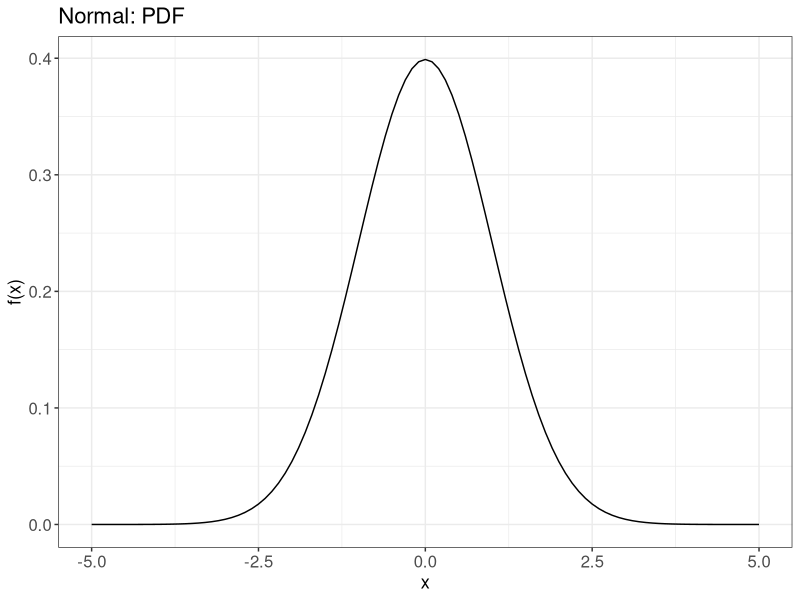
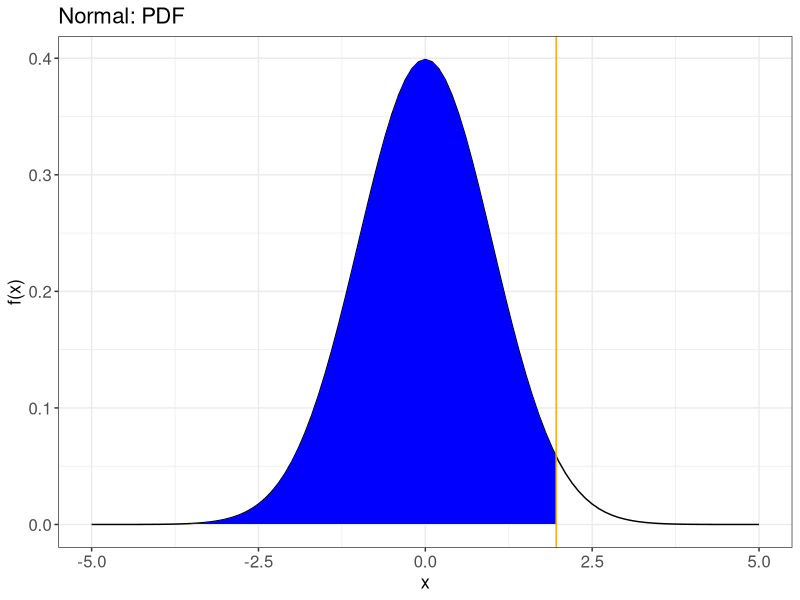
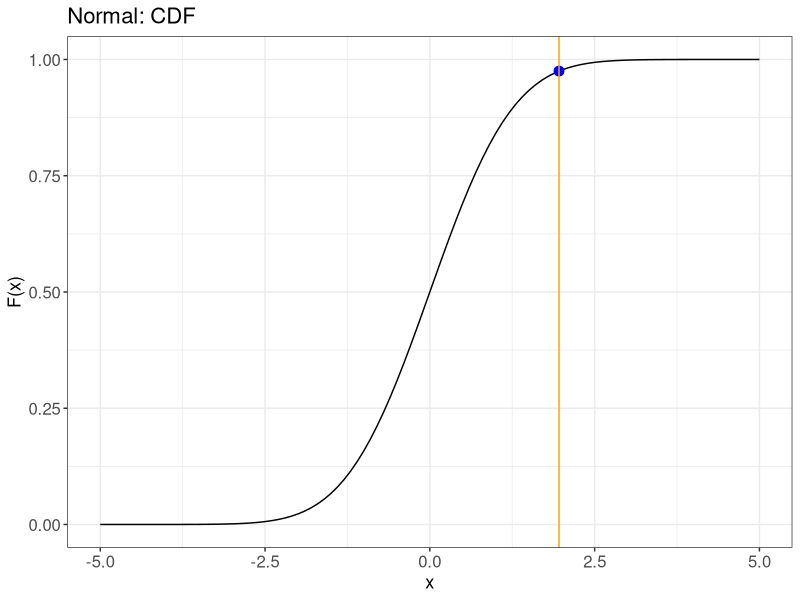
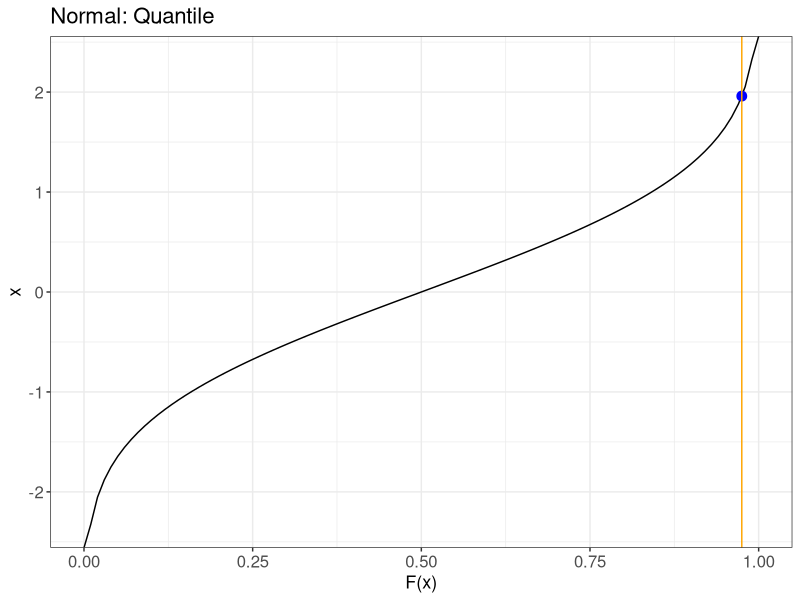
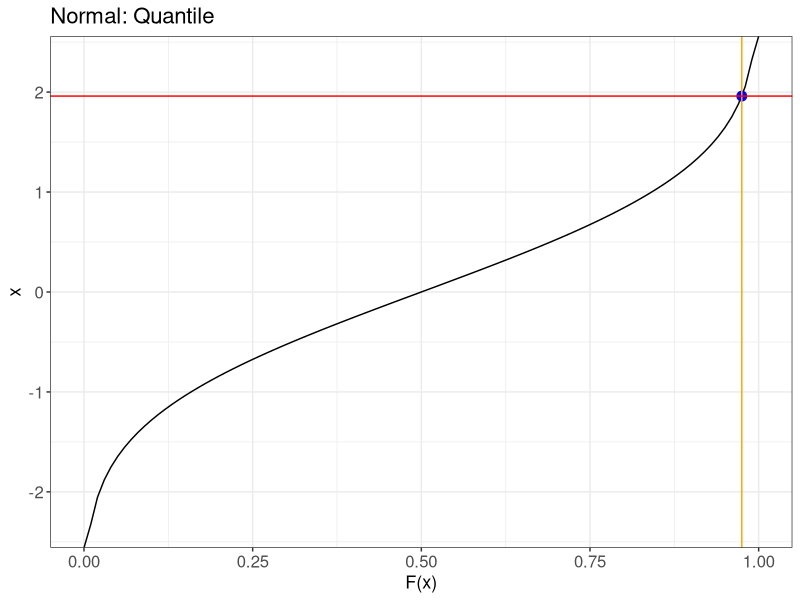
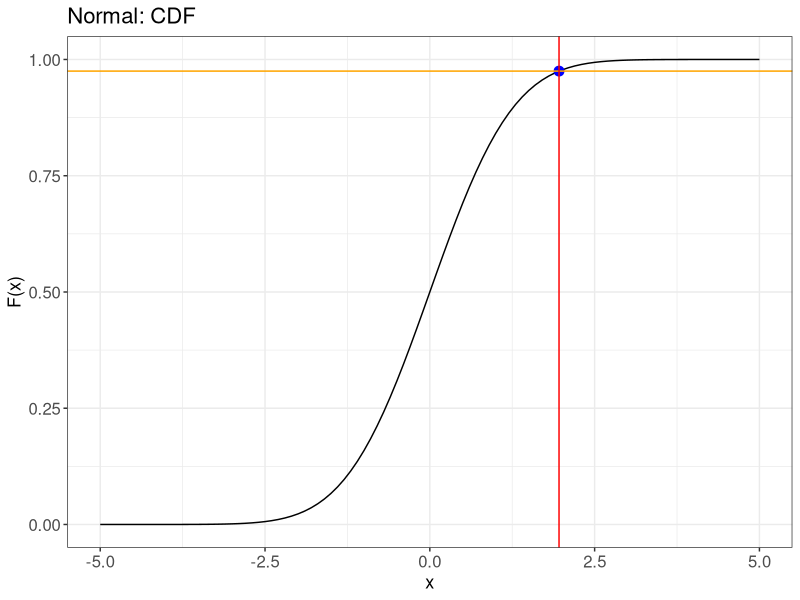
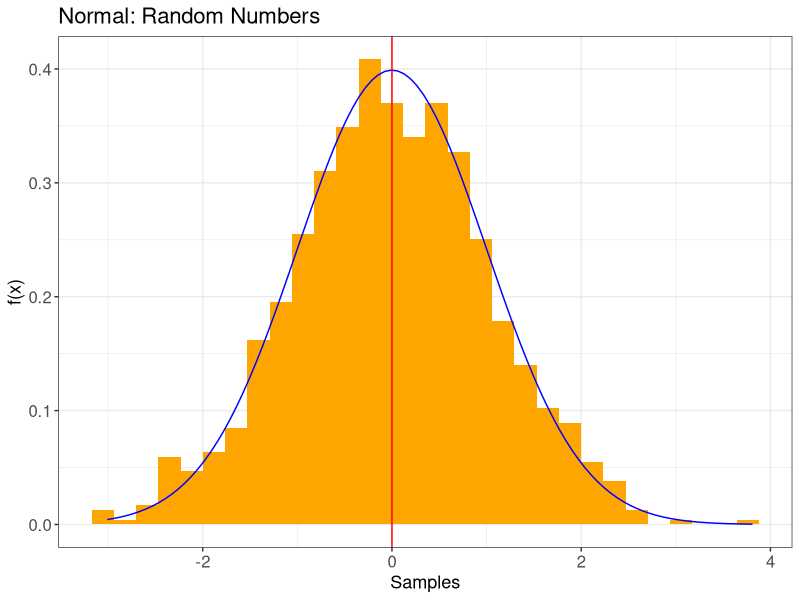

These charts were generated, in order, by the following R code: (Note: this script raises an error after producing the figures.)
## ---- chunk 1
set.seed(55)
rnorm(1)

set.seed(55)
rnorm(1)
## ---- chunk 2
0 /10
6 / 10
9 / 10

## ---- chunk 3
12 %% 7
## ---- chunk 4
outer(1:5, 1:5, `*`)
## ---- chunk 5
mod_table = data.frame(outer(1:9, 2:9, `%%`))
colnames(mod_table) = paste0("mod ", seq_len(ncol(mod_table)) + 1)
rownames(mod_table) = paste0("x = ", seq_len(nrow(mod_table)))

knitr::kable(mod_table)
## ---- chunk 6
# Setup values
a = 5181215173
c = 12581
m = 2^32

# Initial Seed
seed = as.numeric(Sys.time()) * 1000

# Pre-allocation of numeric vector
x = numeric(length = 2)
  
# Set initial value
x[1] = seed
x[2] = (a * x[1] + c) %% m

x

# Real number
r = x[2]/m 

r
## ---- chunk 7
# Set seed for reproducibility
set.seed(90210)

# Sample values without replacement
sample(x = 8, size = 4, replace = FALSE)

# Sample values without replacement
sample(x = 8, size = 8, replace = FALSE)

# Sample values without replacement
# sample(x = 8, size = 10, replace = FALSE)
## ---- chunk 8
# Set seed for reproducibility
set.seed(42)

# Sample values without replacement
sample(x = c("heads", "tails"), size = 1, replace = FALSE)
## ---- chunk 9
# Set a seed to control reproducibility
set.seed(385)

## ---- chunk 10
# Set seed for reproducibility
set.seed(5318008)

# Sample numbers with replacement
sample(x = 10, size = 20, replace = TRUE)
## ---- chunk 11
# Set seed for reproducibility
set.seed(376006)

# Sample characters with replacement
sample(x = c("heads", "tails"), size = 10, replace = TRUE, prob = c(0.4, 0.6))
## ---- chunk 12
set.seed(8888)


probs_values = c(0.1, 0.3, 0.1, 0.15, 0.15, 0.2)

sum(probs_values)
## ---- chunk 13
output = sample(x = 6, size = 10, replace = TRUE, prob = c(0.1, 0.3, 0.1, 0.15, 0.15, 0.2))
## ---- chunk 14
table(output)
## ---- chunk 15
prop.table(table(output))
probs_values
## ---- chunk 16
output = sample(x = 6, size = 1000, replace = TRUE, prob = c(0.1, 0.3, 0.1, 0.15, 0.15, 0.2))
## ---- chunk 17
table(output)
## ---- chunk 18
prop.table(table(output))
probs_values
## ---- chunk 19
# Normal PDF
dnorm(c(-1, 0, 1))

# Normal CDF
pnorm(c(-1, 0, 1))

# Normal iCDF
qnorm(c(0.15, 0.5, 0.84))

# Normal RNG
set.seed(15)   # Set seed to ensure reproducibility
rnorm(2)
## ---- chunk 20
library("ggplot2")

ggplot(data.frame(x = c(-5, 5)), aes(x)) +
  stat_function(fun = dnorm) + 
  labs(title = "Normal: PDF", y = "f(x)", x = "x") + 
  theme_bw() +
  theme(axis.text = element_text(size = 12),
        axis.title = element_text(size = 13),
        plot.title = element_text(size = 16))
## ---- chunk 21
library("ggplot2")

ggplot(data.frame(x = c(-5, 5)), aes(x)) +
  stat_function(fun = dnorm)+ 
  stat_function(fun = dnorm, 
                xlim = c(-5, 1.96),
                geom = "area",
                fill = "blue") +
  geom_vline(xintercept = 1.96, color = "orange") +
  labs(title = "Normal: PDF", y = "f(x)", x = "x") + 
  theme_bw() +
  theme(axis.text = element_text(size = 12),
        axis.title = element_text(size = 13),
        plot.title = element_text(size = 16))

## ---- chunk 22
ggplot(data.frame(x = c(-5, 5)), aes(x)) +
  stat_function(fun = pnorm) +
  geom_point(data = data.frame(x = 1.96, y = pnorm(1.96)), aes(y = y), 
             color = "blue", size = 3) +
  geom_vline(xintercept = 1.96, color = "orange") +
  labs(title = "Normal: CDF", y = "F(x)", x = "x") + 
  theme_bw() +
  theme(axis.text = element_text(size = 12),
        axis.title = element_text(size = 13),
        plot.title = element_text(size = 16))
## ---- chunk 23
ggplot(data.frame(x = c(0, 1)), aes(x)) +
  stat_function(fun = qnorm) +
  labs(title = "Normal: Quantile", y = "x", x = "F(x)")  + 
  geom_point(data = data.frame(x = 0.975, y = qnorm(0.975)), aes(y = y), 
             color = "blue", size = 3) +
  geom_vline(xintercept = 0.975, color = "orange") + 
  theme_bw() +
  theme(axis.text = element_text(size = 12),
        axis.title = element_text(size = 13),
        plot.title = element_text(size = 16))
## ---- chunk 24
ggplot(data.frame(x = c(0, 1)), aes(x)) +
  stat_function(fun = qnorm) +
  labs(title = "Normal: Quantile", y = "x", x = "F(x)")  + 
  geom_point(data = data.frame(x = 0.975, y = qnorm(0.975)), aes(y = y), 
             color = "blue", size = 3) +
  geom_vline(xintercept = 0.975, color = "orange") + 
  geom_hline(yintercept = qnorm(0.975), color = "red") + 
  theme_bw() +
  theme(axis.text = element_text(size = 12),
        axis.title = element_text(size = 13),
        plot.title = element_text(size = 16))

## ---- chunk 25
ggplot(data.frame(x = c(-5, 5)), aes(x)) +
  stat_function(fun = pnorm) +
  geom_point(data = data.frame(x = 1.96, y = pnorm(1.96)), aes(y = y), 
             color = "blue", size = 3) +
  geom_hline(yintercept = 0.975, color = "orange") + 
  geom_vline(xintercept = qnorm(0.975), color = "red") + 
  labs(title = "Normal: CDF", y = "F(x)", x = "x") + 
  theme_bw() +
  theme(axis.text = element_text(size = 12),
        axis.title = element_text(size = 13),
        plot.title = element_text(size = 16))
## ---- chunk 26
set.seed(1)
ggplot(data.frame(x = rnorm(1000)), aes(x = x)) +
  geom_histogram(aes(y = ..density..), fill = "orange") +
  stat_function(fun = dnorm, color = "blue") +
  geom_vline(xintercept = 0, color = "red") + 
  labs(title = "Normal: Random Numbers", y = "f(x)", x = "Samples")  + 
  theme_bw() +
  theme(axis.text = element_text(size = 12),
        axis.title = element_text(size = 13),
        plot.title = element_text(size = 16))
## ---- chunk 27

# 0.5 => 0 and that is the half-way point 
# 0.95 => 1-side hypothesis testing critical value
# 0.975 => 2-side hypothesis testing scheme. 

## ---- chunk 28
# Configuration
n = 1000
p0 = 0.5
alpha = 0.05

# Simulation
# Set seed to control reproducibility
set.seed(1337)
x = rbinom(n, 1, 0.5)

# Calculate test statistic
p_hat = sum(x) / n
z_score = (p_hat - p0) /
sqrt(p0 * (1 - p0) / n)
z_crit = qnorm(1 - alpha / 2)

# Check if test statistic is in critical region
z_score > z_crit


z_oneprop = function(p_hat, p0, n, alpha, sides) {
  z_score = (p_hat - p0) / sqrt(p0 * (1-p0) / n)
  if(sides == "both") { 
    alpha = alpha /2 
  } 
  z_crit = qnorm(1 - alpha )
  
  reject_stat = z_score > z_crit

  if(reject_stat) {
    message("Given a z score of ", z_score, ", we reject the null hypothesis as it is greater than critical z value", z_crit, ".")
  } else {
    message("Do not reject the null hypothesis.")
  }
  
}

## ---- chunk 29
x = rnorm(10000*10000)
system.time({
    sorted_x = sort(x)
}) 
## ---- chunk 30
a = rnorm(3)
a
## ---- chunk 31
a
b = a + 2 
b
## ---- chunk 32
x = rnorm(3)
x
## ---- chunk 33
x
y = x + 2 
y
